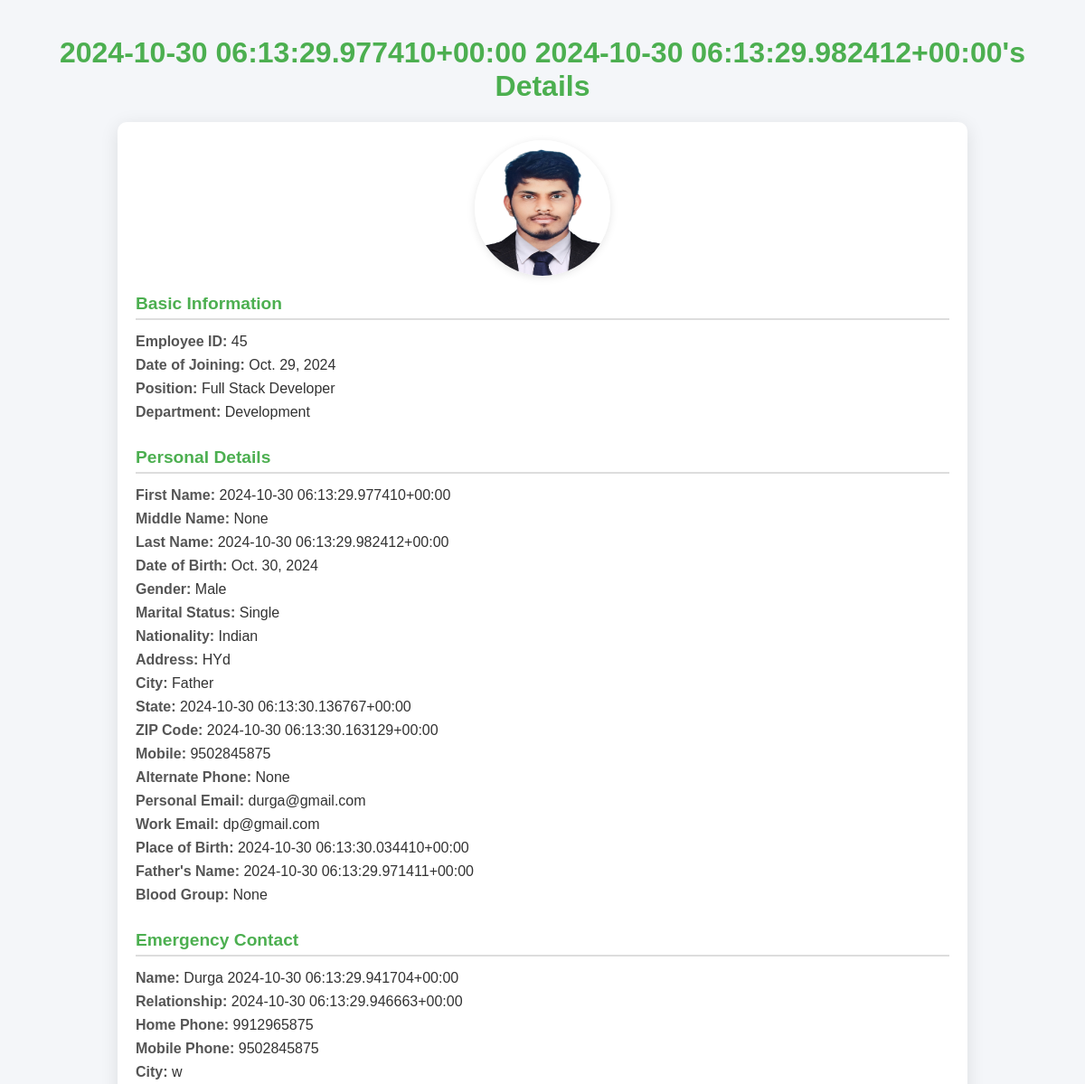
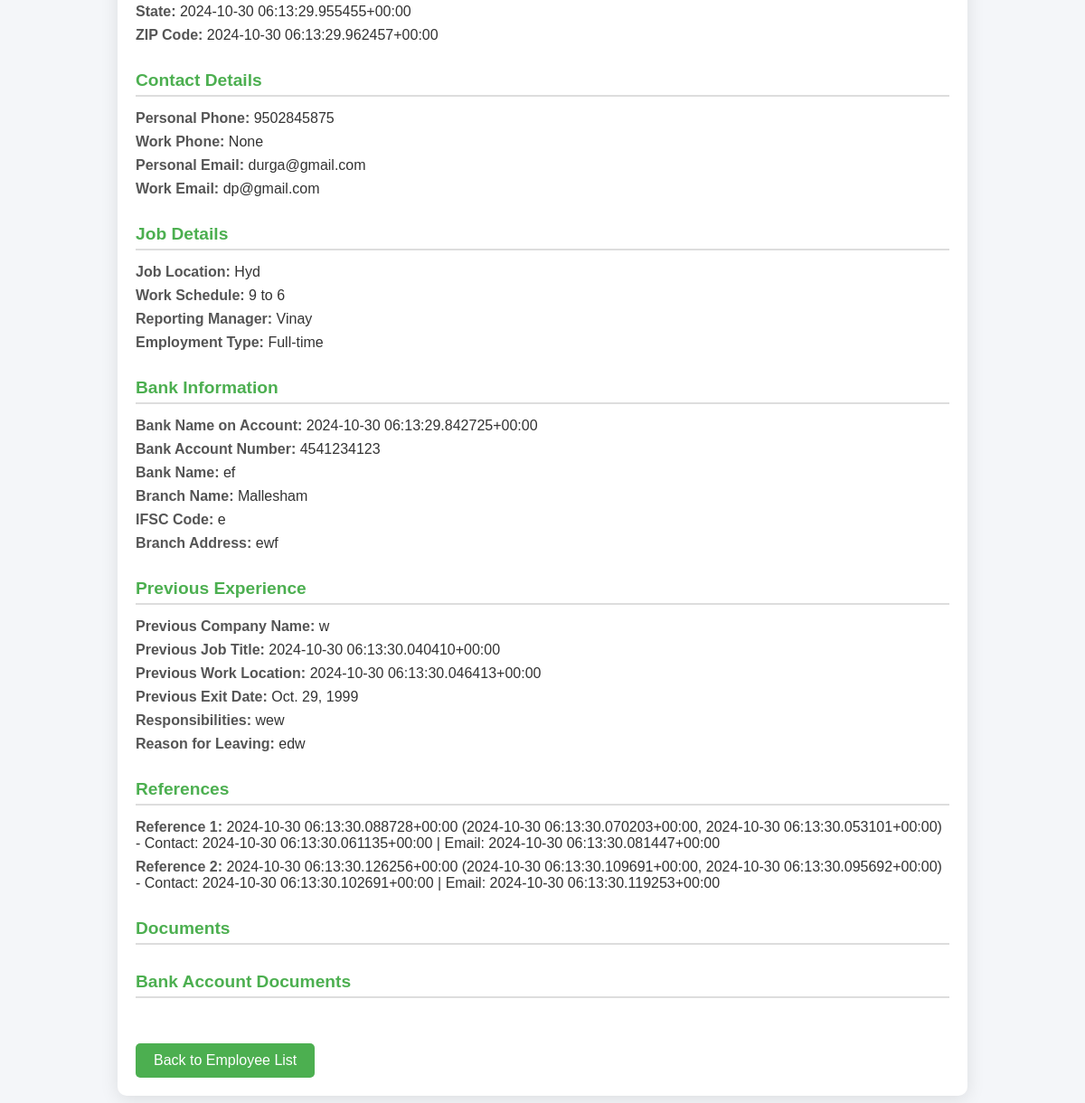
Screenshot of /employees/2/ with the database file from the repository (2 pictures, top to bottom).
### EmployeeDashboard/models.py (models this page shows, shortened)
class Employee(models.Model):
    GENDER_CHOICES = [
        ('Male', 'Male'),
        ('Female', 'Female'),
        ('Other', 'Other')
    ]
    MARITAL_STATUS_CHOICES = [
        ('Single', 'Single'),
        ('Married', 'Married')
    ]
    EMPLOYMENT_TYPE_CHOICES = [
        ('Full-time', 'Full-time'),
        ('Part-time', 'Part-time'),
        ('Contract', 'Contract')
    ]
    YES_NO_CHOICES = [
        ('Yes', 'Yes'),
        ('No', 'No')
    ]
    first_name = models.CharField(max_length=100)
    middle_name = models.CharField(max_length=100, blank=True, null=True)
    last_name = models.CharField(max_length=100)
    profile_picture = models.ImageField(upload_to='profile_pics/', blank=True, null=True)
    dob = models.DateField(verbose_name="Date of Birth")
    place_of_birth = models.CharField(max_length=100)
    father_name = models.CharField(max_length=100)
    gender = models.CharField(max_length=10, choices=GENDER_CHOICES)
    marital_status = models.CharField(max_length=15, choices=MARITAL_STATUS_CHOICES)
    nationality = models.CharField(max_length=50)
    blood_group = models.CharField(max_length=3, blank=True, null=True)
    address = models.TextField(verbose_name="Current Address")
    city = models.CharField(max_length=50)
    state = models.CharField(max_length=50)
    zip_code = models.CharField(max_length=10)
    mobile = models.CharField(max_length=20)
    alternate_phone = models.CharField(max_length=20, blank=True, null=True)
    personal_email = models.EmailField()
    work_email = models.EmailField()
    passport_no = models.CharField(max_length=20, blank=True, null=True)
    passport_valid_from = models.DateField(blank=True, null=True)
    passport_valid_upto = models.DateField(blank=True, null=True)
    passport_file_upload = models.FileField(upload_to='passport_docs/', blank=True, null=True)
    visa_file_upload = models.FileField(upload_to='visa_docs/', blank=True, null=True)
    pan_name = models.CharField(max_length=100, verbose_name="Name as on PAN")
    pan_number = models.CharField(max_length=10)
    pan_upload_file = models.FileField(upload_to='pan_docs/', blank=True, null=True)
    aadhar_name = models.CharField(max_length=100, verbose_name="Name as on Aadhar")
    aadhar_number = models.CharField(max_length=12)
    aadhar_file_upload = models.FileField(upload_to='aadhar_docs/', blank=True, null=True)
    pf_member = models.CharField(max_length=3, choices=YES_NO_CHOICES, default='No', verbose_name="Are you a member of PF?")
    pf_number = models.CharField(max_length=20, blank=True, null=True)
    pf_withdrawn = models.CharField(max_length=3, choices=YES_NO_CHOICES, default='No', verbose_name="Have you withdrawn from previous PF account?")
    uan_number = models.CharField(max_length=20, blank=True, null=True)
    uan_confirmed = models.CharField(max_length=3, choices=YES_NO_CHOICES, default='No')
    active_visa = models.CharField(max_length=3, choices=YES_NO_CHOICES, default='No')
    employee_id = models.CharField(max_length=20, unique=True)
    date_of_joining = models.DateField()
    position = models.CharField(max_length=50)
    department = models.CharField(max_length=50)
    employment_type = models.CharField(max_length=15, choices=EMPLOYMENT_TYPE_CHOICES)
    reporting_manager = models.CharField(max_length=100)
    job_location = models.CharField(max_length=100)
    work_schedule = models.CharField(max_length=50)
    job_related_documents = models.FileField(upload_to='job_docs/', blank=True, null=True)
    highest_degree = models.CharField(max_length=50)
    institution_name = models.CharField(max_length=100)
    field_of_study = models.CharField(max_length=50)
    year_of_graduation = models.IntegerField()
    certifications = models.FileField(upload_to='certifications/', blank=True, null=True)
    previous_company_name = models.CharField(max_length=100)
    previous_job_title = models.CharField(max_length=50)
    previous_work_location = models.CharField(max_length=100)
    previous_exit_date = models.DateField()
    responsibilities = models.TextField()
    reason_for_leaving = models.TextField()
    reference_1_name = models.CharField(max_length=100)
    reference_1_designation = models.CharField(max_length=50)
    reference_1_company_name = models.CharField(max_length=100)
    reference_1_contact = models.CharField(max_length=20)
    reference_1_email = models.EmailField()
    reference_2_name = models.CharField(max_length=100)
    reference_2_designation = models.CharField(max_length=50)
    reference_2_company_name = models.CharField(max_length=100)
    reference_2_contact = models.CharField(max_length=20)
    reference_2_email = models.EmailField()
    emergency_first_name = models.CharField(max_length=100)
    emergency_middle_name = models.CharField(max_length=100, blank=True, null=True)
    emergency_last_name = models.CharField(max_length=100)
    emergency_relationship = models.CharField(max_length=50)
    emergency_home_phone = models.CharField(max_length=20)
    emergency_mobile_phone = models.CharField(max_length=20)
    emergency_city = models.CharField(max_length=50)
    emergency_state = models.CharField(max_length=50)
    emergency_zip_code = models.CharField(max_length=10)
    bank_name_on_account = models.CharField(max_length=100, verbose_name="Name as on Bank Account")
    bank_account_number = models.CharField(max_length=20)
    bank_name = models.CharField(max_length=100)
    bank_branch_name = models.CharField(max_length=100)
    bank_ifsc_code = models.CharField(max_length=11)
    bank_branch_address = models.TextField()
    passbook_file_upload = models.FileField(upload_to='passbook_docs/', blank=True, null=True)
    offer_letter = models.FileField(upload_to='employee_docs/offer_letters/', blank=True, null=True)
    nda_form = models.FileField(upload_to='employee_docs/nda_forms/', blank=True, null=True)
    btech_memo = models.FileField(upload_to='employee_docs/btech_memo/', blank=True, null=True)
    btech_tc = models.FileField(upload_to='employee_docs/btech_tc/', blank=True, null=True)
    relieving_letter = models.FileField(upload_to='employee_docs/relieving_letters/', blank=True, null=True)
    experience_letter = models.FileField(upload_to='employee_docs/experience_letters/', blank=True, null=True)
    payslips = models.FileField(upload_to='employee_docs/payslips/', blank=True, null=True)  # Allows multiple files upload

### EmployeeDashboard/views.py (the view)
# urls.py: path('employees/<int:pk>/', employee_detail, name='employee_detail'),
def employee_detail(request, pk):
    employee = get_object_or_404(Employee, pk=pk)
    return render(request, 'employee_detail.html', {'employee': employee})

### templates/employee_detail.html (shortened to what this page needs)
<!DOCTYPE html>
<html lang="en">
<head>
</head>
<body>
    <h1>{{ employee.first_name }} {{ employee.last_name }}'s Details</h1>
    <div class="profile-container">
        {% if employee.profile_picture %}
        <img src="{{ employee.profile_picture.url }}" alt="Profile Picture" class="profile-picture" width="150" height="150"> {% endif %}
        <div class="section">
            <h2>Basic Information</h2>
            <p class="field"><strong>Employee ID:</strong> {{ employee.employee_id }}</p>
            <p class="field"><strong>Date of Joining:</strong> {{ employee.date_of_joining }}</p>
            <p class="field"><strong>Position:</strong> {{ employee.position }}</p>
            <p class="field"><strong>Department:</strong> {{ employee.department }}</p>
        </div>
        <div class="section">
            <h2>Personal Details</h2>
            <p class="field"><strong>First Name:</strong> {{ employee.first_name }}</p>
            <p class="field"><strong>Middle Name:</strong> {{ employee.middle_name }}</p>
            <p class="field"><strong>Last Name:</strong> {{ employee.last_name }}</p>
            <p class="field"><strong>Date of Birth:</strong> {{ employee.dob }}</p>
            <p class="field"><strong>Gender:</strong> {{ employee.gender }}</p>
            <p class="field"><strong>Marital Status:</strong> {{ employee.marital_status }}</p>
            <p class="field"><strong>Nationality:</strong> {{ employee.nationality }}</p>
            <p class="field"><strong>Address:</strong> {{ employee.address }}</p>
            <p class="field"><strong>City:</strong> {{ employee.city }}</p>
            <p class="field"><strong>State:</strong> {{ employee.state }}</p>
            <p class="field"><strong>ZIP Code:</strong> {{ employee.zip_code }}</p>
            <p class="field"><strong>Mobile:</strong> {{ employee.mobile }}</p>
            <p class="field"><strong>Alternate Phone:</strong> {{ employee.alternate_phone }}</p>
            <p class="field"><strong>Personal Email:</strong> {{ employee.personal_email }}</p>
            <p class="field"><strong>Work Email:</strong> {{ employee.work_email }}</p>
            <p class="field"><strong>Place of Birth:</strong> {{ employee.place_of_birth }}</p>
            <p class="field"><strong>Father's Name:</strong> {{ employee.father_name }}</p>
            <p class="field"><strong>Blood Group:</strong> {{ employee.blood_group }}</p>
        </div>
        <div class="section">
            <h2>Emergency Contact</h2>
            <p class="field"><strong>Name:</strong> {{ employee.emergency_first_name }} {{ employee.emergency_last_name }}</p>
            <p class="field"><strong>Relationship:</strong> {{ employee.emergency_relationship }}</p>
            <p class="field"><strong>Home Phone:</strong> {{ employee.emergency_home_phone }}</p>
            <p class="field"><strong>Mobile Phone:</strong> {{ employee.emergency_mobile_phone }}</p>
            <p class="field"><strong>City:</strong> {{ employee.emergency_city }}</p>
            <p class="field"><strong>State:</strong> {{ employee.emergency_state }}</p>
            <p class="field"><strong>ZIP Code:</strong> {{ employee.emergency_zip_code }}</p>
        </div>
        <div class="section">
            <h2>Contact Details</h2>
            <p class="field"><strong>Personal Phone:</strong> {{ employee.mobile }}</p>
            <p class="field"><strong>Work Phone:</strong> {{ employee.alternate_phone }}</p>
            <p class="field"><strong>Personal Email:</strong> {{ employee.personal_email }}</p>
            <p class="field"><strong>Work Email:</strong> {{ employee.work_email }}</p>
        </div>
        <div class="section">
            <h2>Job Details</h2>
            <p class="field"><strong>Job Location:</strong> {{ employee.job_location }}</p>
            <p class="field"><strong>Work Schedule:</strong> {{ employee.work_schedule }}</p>
            <p class="field"><strong>Reporting Manager:</strong> {{ employee.reporting_manager }}</p>
            <p class="field"><strong>Employment Type:</strong> {{ employee.employment_type }}</p>
        </div>
        <div class="section">
            <h2>Bank Information</h2>
            <p class="field"><strong>Bank Name on Account:</strong> {{ employee.bank_name_on_account }}</p>
            <p class="field"><strong>Bank Account Number:</strong> {{ employee.bank_account_number }}</p>
            <p class="field"><strong>Bank Name:</strong> {{ employee.bank_name }}</p>
            <p class="field"><strong>Branch Name:</strong> {{ employee.bank_branch_name }}</p>
            <p class="field"><strong>IFSC Code:</strong> {{ employee.bank_ifsc_code }}</p>
            <p class="field"><strong>Branch Address:</strong> {{ employee.bank_branch_address }}</p>
        </div>
        <div class="section">
            <h2>Previous Experience</h2>
            <p class="field"><strong>Previous Company Name:</strong> {{ employee.previous_company_name }}</p>
            <p class="field"><strong>Previous Job Title:</strong> {{ employee.previous_job_title }}</p>
            <p class="field"><strong>Previous Work Location:</strong> {{ employee.previous_work_location }}</p>
            <p class="field"><strong>Previous Exit Date:</strong> {{ employee.previous_exit_date }}</p>
            <p class="field"><strong>Responsibilities:</strong> {{ employee.responsibilities }}</p>
            <p class="field"><strong>Reason for Leaving:</strong> {{ employee.reason_for_leaving }}</p>
        </div>
        <div class="section">
            <h2>References</h2>
            <p class="field"><strong>Reference 1:</strong> {{ employee.reference_1_name }} ({{ employee.reference_1_designation }}, {{ employee.reference_1_company_name }}) - Contact: {{ employee.reference_1_contact }} | Email: {{ employee.reference_1_email }}</p>
            <p class="field"><strong>Reference 2:</strong> {{ employee.reference_2_name }} ({{ employee.reference_2_designation }}, {{ employee.reference_2_company_name }}) - Contact: {{ employee.reference_2_contact }} | Email: {{ employee.reference_2_email }}</p>
        </div>
        <div class="section">
            <h2>Documents</h2>
        </div>
        <div class="section">
            <h2>Bank Account Documents</h2>
        </div>
        <a href="{% url 'employee_list' %}" class="back-link">Back to Employee List</a>
    </div>
</body>
</html>

### templates/employee_detail.html (style rules this page uses)
body { font-family: 'Arial', sans-serif; background-color: #f4f6f9; color: #333; margin: 0; padding: 20px; display: flex; flex-direction: column; align-items: center; }
h1 { color: #4CAF50; font-size: 2em; text-align: center; margin-top: 20px; }
.profile-container { width: 100%; max-width: 900px; background: white; border-radius: 10px; padding: 20px; box-shadow: 0 4px 20px rgba(0, 0, 0, 0.1); }
.profile-picture { display: block; margin: 0 auto 20px; border-radius: 50%; box-shadow: 0 2px 10px rgba(0, 0, 0, 0.1); }
.section { margin-bottom: 30px; }
.section h2 { color: #4CAF50; border-bottom: 2px solid #ddd; padding-bottom: 5px; margin-bottom: 15px; font-size: 1.2em; }
.field { margin: 8px 0; }
.field strong { font-weight: bold; color: #555; }
.back-link { display: inline-block; margin-top: 20px; padding: 10px 20px; background-color: #4CAF50; color: white; text-decoration: none; border-radius: 5px; transition: background-color 0.3s ease; }

### rows the page displays
Employee: first_name "2024-10-30 06:13:29.977410+00:00", last_name "2024-10-30 06:13:29.982412+00:00", profile_picture (picture), employee_id "45", date_of_joining "Oct. 29, 2024", position "Full Stack Developer", department "Development", middle_name "None", dob "Oct. 30, 2024", gender "Male", marital_status "Single", nationality "Indian", address "HYd", city "Father", state "2024-10-30 06:13:30.136767+00:00", zip_code "2024-10-30 06:13:30.163129+00:00", mobile "9502845875", alternate_phone "None", personal_email "durga@gmail.com", work_email "dp@gmail.com", place_of_birth "2024-10-30 06:13:30.034410+00:00", father_name "2024-10-30 06:13:29.971411+00:00", blood_group "None", emergency_first_name "Durga", emergency_last_name "2024-10-30 06:13:29.941704+00:00", emergency_relationship "2024-10-30 06:13:29.946663+00:00", emergency_home_phone "9912965875", emergency_mobile_phone "9502845875", emergency_city "w", emergency_state "2024-10-30 06:13:29.955455+00:00", emergency_zip_code "2024-10-30 06:13:29.962457+00:00", job_location "Hyd", work_schedule "9 to 6", reporting_manager "Vinay", employment_type "Full-time", bank_name_on_account "2024-10-30 06:13:29.842725+00:00", bank_account_number "4541234123", bank_name "ef", bank_branch_name "Mallesham", bank_ifsc_code "e", bank_branch_address "ewf", previous_company_name "w", previous_job_title "2024-10-30 06:13:30.040410+00:00", previous_work_location "2024-10-30 06:13:30.046413+00:00", previous_exit_date "Oct. 29, 1999", responsibilities "wew", reason_for_leaving "edw", reference_1_name "2024-10-30 06:13:30.088728+00:00", reference_1_designation "2024-10-30 06:13:30.070203+00:00", reference_1_company_name "2024-10-30 06:13:30.053101+00:00", reference_1_contact "2024-10-30 06:13:30.061135+00:00", reference_1_email "2024-10-30 06:13:30.081447+00:00", reference_2_name "2024-10-30 06:13:30.126256+00:00", reference_2_designation "2024-10-30 06:13:30.109691+00:00", reference_2_company_name "2024-10-30 06:13:30.095692+00:00", reference_2_contact "2024-10-30 06:13:30.102691+00:00", reference_2_email "2024-10-30 06:13:30.119253+00:00"
